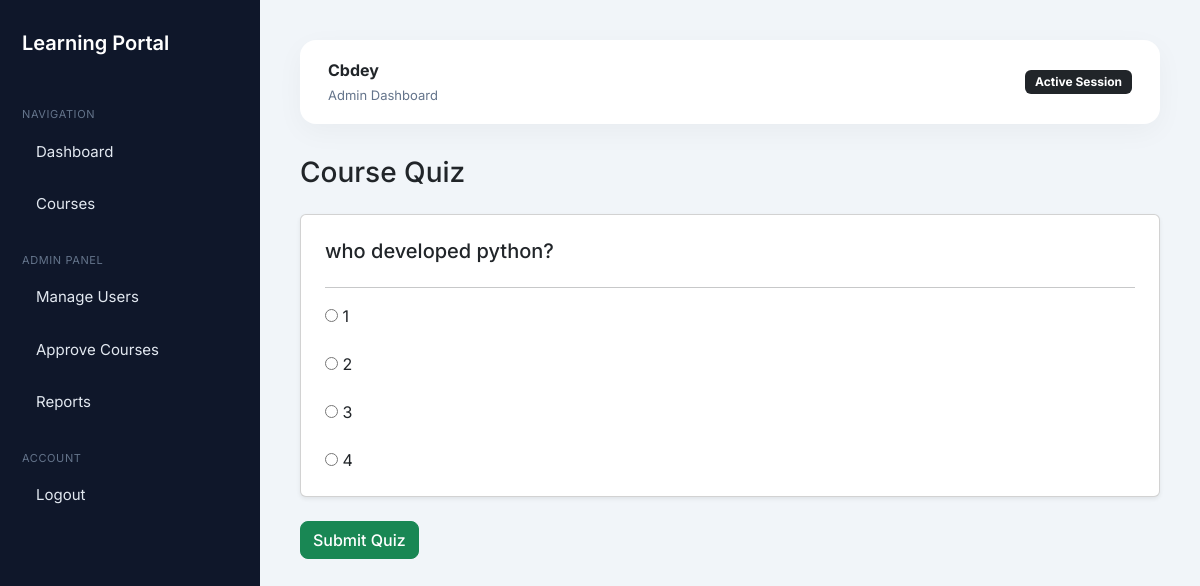
Screenshot of /quiz/2 (signed in) with the database file from the repository.
### models.py (models this page shows)
class User(db.Model, UserMixin):
    id = db.Column(db.Integer, primary_key=True)
    username = db.Column(db.String(100))
    email = db.Column(db.String(120), unique=True)
    password = db.Column(db.String(200))
    role = db.Column(db.String(20))
    is_verified = db.Column(db.Boolean, default=False)

class Quiz(db.Model):
    id = db.Column(db.Integer, primary_key=True)
    course_id = db.Column(db.Integer)
    question = db.Column(db.String(500))
    option1 = db.Column(db.String(200))
    option2 = db.Column(db.String(200))
    option3 = db.Column(db.String(200))
    option4 = db.Column(db.String(200))
    correct_answer = db.Column(db.String(200))

### app.py (the view, shortened to what this page needs)
@app.route("/quiz/<int:course_id>", methods=["GET", "POST"])
@login_required
def attempt_quiz(course_id):
    quizzes = Quiz.query.filter_by(course_id=course_id).all()
    return render_template("quiz.html", quizzes=quizzes)

### app.py (called while the page is built)
@login_manager.user_loader
def load_user(user_id):
    return User.query.get(int(user_id))

### templates/quiz.html
{% extends "base.html" %}
{% block content %}
<h3 class="mb-4">Course Quiz</h3>
<form method="POST">
{% for quiz in quizzes %}
<div class="card shadow-sm mb-4 p-4">
<h5>{{ quiz.question }}</h5>
<hr>
<label>
<input type="radio"
name="{{ quiz.id }}"
value="{{ quiz.option1 }}">
{{ quiz.option1 }}
</label><br>
<label>
<input type="radio"
name="{{ quiz.id }}"
value="{{ quiz.option2 }}">
{{ quiz.option2 }}
</label><br>
<label>
<input type="radio"
name="{{ quiz.id }}"
value="{{ quiz.option3 }}">
{{ quiz.option3 }}
</label><br>
<label>
<input type="radio"
name="{{ quiz.id }}"
value="{{ quiz.option4 }}">
{{ quiz.option4 }}
</label>
</div>
{% endfor %}
<button class="btn btn-success">
Submit Quiz
</button>
</form>
{% endblock %}

### templates/base.html (shortened to what this page needs)
<!DOCTYPE html>
<html>
<head>
<link href="https://cdn.jsdelivr.net/npm/bootstrap@5.3.2/dist/css/bootstrap.min.css" rel="stylesheet">
<link rel="stylesheet"
href="https://cdnjs.cloudflare.com/ajax/libs/font-awesome/6.5.0/css/all.min.css">
</head>
<body>
<div class="sidebar">
<div class="logo">
Learning Portal
</div>
<div class="section-title">
Navigation
</div>
<a href="/dashboard">Dashboard</a>
<a href="/courses">Courses</a>
{% if current_user.role == "admin" %}
<div class="section-title">
Admin Panel
</div>
<a href="/manage-users">Manage Users</a>
<a href="/approve-course">Approve Courses</a>
<a href="/reports">Reports</a>
{% endif %}
<div class="section-title">
Account
</div>
<a href="/logout">Logout</a>
</div>
<div class="main">
<div class="header">
<div>
<strong>{{ current_user.username }}</strong>
<br>
<span style="font-size:13px;color:#64748b;">
{{ current_user.role|capitalize }} Dashboard
</span>
</div>
<span class="badge bg-dark">
Active Session
</span>
</div>
{% block content %}
{% endblock %}
</div>
</body>
</html>

### templates/base.html (style rules this page uses)
body { font-family:'Inter',sans-serif; background:#f1f5f9; margin:0; }
.sidebar { width:260px; height:100vh; position:fixed; background:#0f172a; padding:28px 22px; display:flex; flex-direction:column; }
.logo { color:white; font-size:20px; font-weight:600; margin-bottom:30px; }
.section-title { color:#64748b; font-size:11px; margin-top:18px; margin-bottom:6px; text-transform:uppercase; letter-spacing:.6px; }
.sidebar a { display:block; color:#e2e8f0; padding:12px 14px; border-radius:10px; text-decoration:none; margin-bottom:6px; font-size:15px; transition:.25s; }
.main { margin-left:260px; padding:40px; }
.header { background:white; padding:18px 28px; border-radius:16px; box-shadow:0px 8px 28px rgba(0,0,0,.04); margin-bottom:32px; display:flex; justify-content:space-between; align-items:center; }
.btn { border-radius:8px; font-weight:500; }
.badge { border-radius:6px; padding:6px 10px; font-size:12px; }

### rows the page displays
User: username "Cbdey", role "Admin"
Quiz: question "who developed python?", option1 "1", option2 "2", option3 "3", option4 "4"
